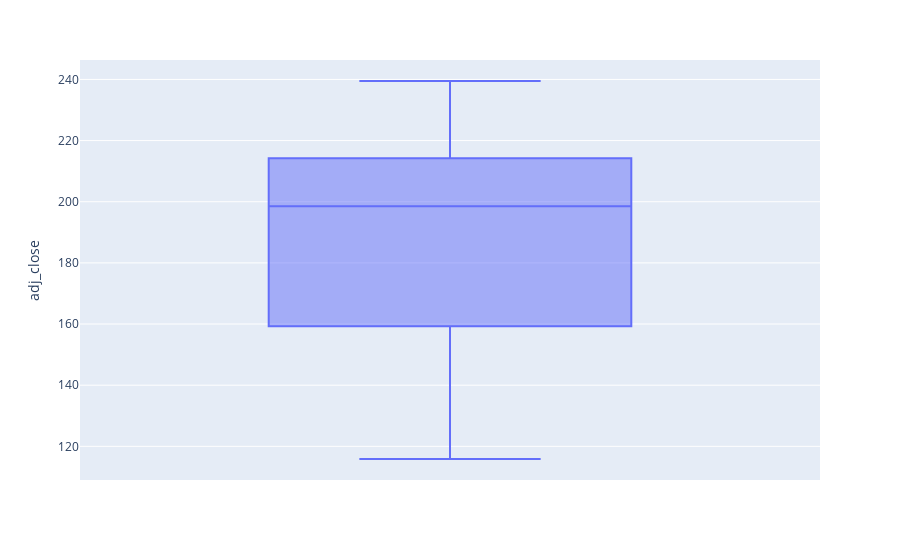

Write notebook code for a chart like this one.
### Code cell
import plotly.express as px
fig = px.box(df, y='adj_close')

fig.show()

### Figure 1 — Plotly figure (JSON) as saved in the notebook; plotly's stock layout.template omitted (floating-point values rounded to 4 significant figures; data arrays with more than 128 entries replaced by an {"elided": "..."} marker saying what was removed)
{"data": [{"alignmentgroup": "True", "hovertemplate": "adj_close=%{y}<extra></extra>", "legendgroup": "", "marker": {"color": "#636efa"}, "name": "", "notched": false, "offsetgroup": "", "orientation": "v", "showlegend": false, "type": "box", "x0": " ", "xaxis": "x", "y": {"elided": "254 float values"}, "y0": " ", "yaxis": "y"}], "layout": {"boxmode": "group", "legend": {"tracegroupgap": 0}, "margin": {"t": 60}, "xaxis": {"anchor": "y", "domain": [0, 1]}, "yaxis": {"anchor": "x", "domain": [0, 1], "title": {"text": "adj_close"}}}}
